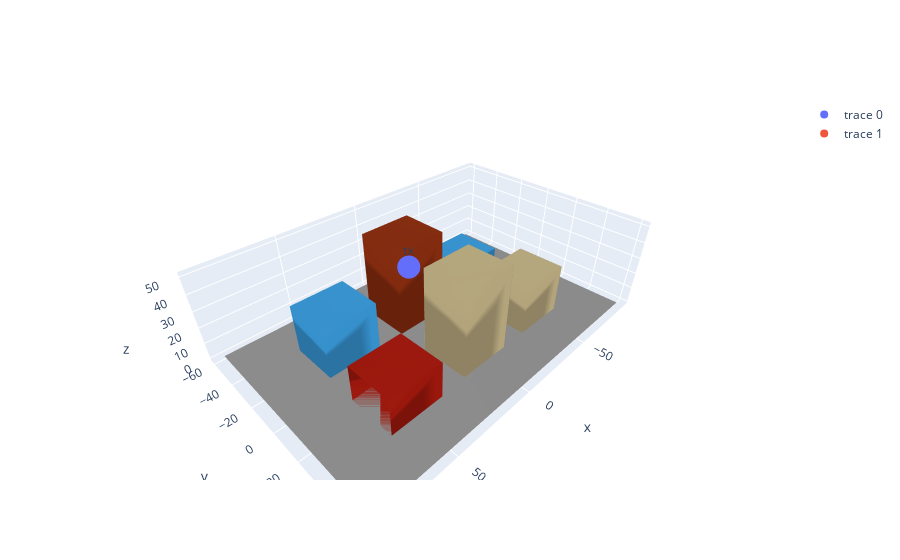

Source (notebook cell):
### Code cell
key_eval_trained = jax.random.key(123)

key_sample_trained, key_eval_scene = jax.random.split(key_eval_trained, 2)

with reuse() as fig:
    scene = random_scene(base_scene, key=key_eval_scene)
    scene.plot()

    path_candidates = trained_model.sample_path_candidates(
        scene, order=2, num_path_candidates=30, key=key_sample_trained
    )
    paths = scene.compute_paths(path_candidates=path_candidates)
    paths.plot()

fig
